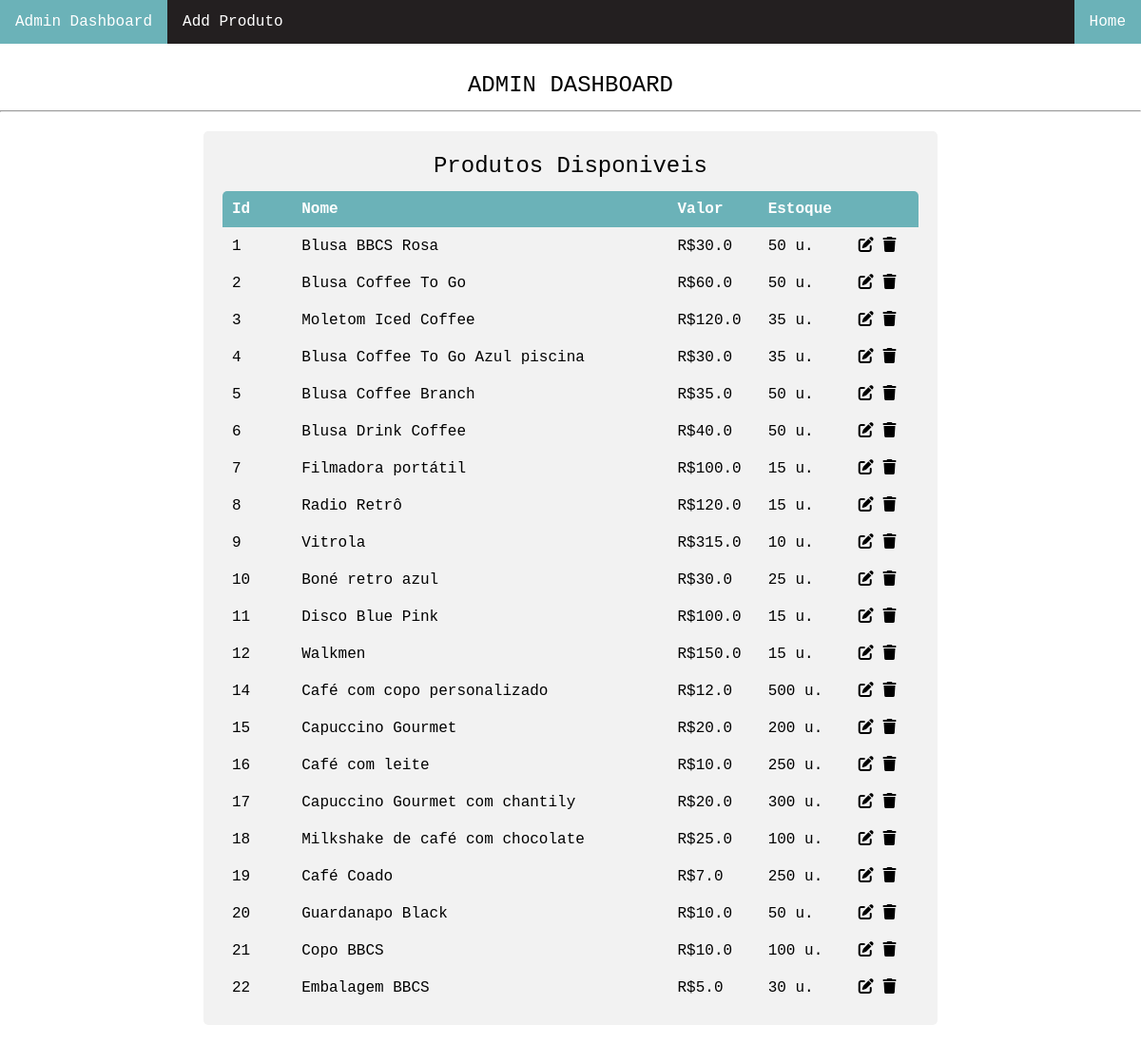
The page /admin on the database its author committed.
### models/tables.py (models this page shows, shortened)
class Produto(db.Model):
    __tablename__ = "produtos"
    id = db.Column(db.Integer, primary_key=True)
    nome = db.Column(db.String(50), unique=True)
    descricao = db.Column(db.String(500))
    valor_unitario = db.Column(db.Float(20))
    categoria = db.Column(db.String(30))
    estoque = db.Column(db.Integer)
    image = db.Column(db.String(100))

### controller/rotas.py (the view)
@app.route('/admin', methods=['GET'])
def admin():
    produtos = Produto.query.all()
    produtos_em_estoque = Produto.query.filter(Produto.estoque > 0).count()
    return render_template('admin/admin.html', produtos=produtos, produtos_em_estoque=produtos_em_estoque)

### templates/admin/admin.html (shortened to what this page needs)
<!DOCTYPE html>
<html lang="en">
<head>
    <link href="../../static/css/newcss.css" rel="stylesheet">
</head>
<body>
  <div  id="horizontal">
    <ul>
      <li><a href="{{ url_for('admin') }}">Admin Dashboard</a></li>
      <li><a href="{{ url_for('addproduto') }}">Add Produto</a></li>
      <li style="float:right"><a class="cart" href="{{ url_for('home') }}">Home</a></li>
    </ul>
  </div>
{% block content %}
    <span class="titulo" style="text-align: center;margin-top: 30px">ADMIN DASHBOARD</span>
    <hr>
    <div  class="divform">
      <span class="titulo" style="text-align: center">Produtos Disponiveis</span>
        <table>
            <tr>
              <th style="border-radius: 5px 0 0 0" class="idd">Id</th>
              <th>Nome</th>
              <th class="vinte">Valor</th>
              <th class="vinte">Estoque</th>
              <th style="border-radius: 0 5px 0 0" class="min"></th>
            </tr>
            {% for produto in produtos %}
              <tr class="lin">
                <td>{{ produto.id }}</td>
                <td>{{ produto.nome }}</td>
                <td>R${{ produto.valor_unitario }}</td>
                <td>{{ produto.estoque }} u.</td>
                <td><a href="{{ url_for('att_produto', idp=produto.id) }}"> <i class="fas fa-edit"></i> </a>
                    <a href="{{ url_for('deletar_produto', idp=produto.id) }}"> <i class="fas fa-trash"></i> </a> </td>
              </tr>
            {% endfor %}
        </table>
    </div>
{% endblock %}
</body>
</html>

### static/css/newcss.css (style rules this page uses)
body { margin: 0; padding: 0; font-family: monospace, monospace; }
#horizontal ul { list-style-type: none; margin: 0; padding: 0; overflow: hidden; background-color: #231f20; }
#horizontal li { float: left; }
#horizontal li a { display: block; color: white; text-align: center; padding: 14px 16px; text-decoration: none; }
.cart { background-color: #6bb2b8; }
a { text-decoration: none; }
table { border-collapse: collapse; width: 100%; }
.idd { width: 10%; }
.vinte { width: 13%; }
.min { width: 10%; text-align: left; }
th, td { text-align: left; padding: 10px; }
th { background-color: #6bb2b8; color: white; }
.titulo { font-size: 1.5em; font-style: inherit; display: block; text-align: center; margin-top: 3px; margin-bottom: 13px; }
.divform { width: 61%; margin: 20px auto; border-radius: 5px; background-color: #f2f2f2; padding: 20px; }

### templates/admin/admin.html (style rules this page uses)
.fa-trash { color: #000000; }
.fa-edit { color: #000000; }

### rows shown on the page
Produto: id "1", nome "Blusa BBCS Rosa", valor_unitario "30.0", estoque "50"
Produto: id "2", nome "Blusa Coffee To Go", valor_unitario "60.0", estoque "50"
Produto: id "3", nome "Moletom Iced Coffee", valor_unitario "120.0", estoque "35"
Produto: id "4", nome "Blusa Coffee To Go Azul piscina", valor_unitario "30.0", estoque "35"
Produto: id "5", nome "Blusa Coffee Branch", valor_unitario "35.0", estoque "50"
Produto: id "6", nome "Blusa Drink Coffee", valor_unitario "40.0", estoque "50"
Produto: id "7", nome "Filmadora portátil", valor_unitario "100.0", estoque "15"
Produto: id "8", nome "Radio Retrô", valor_unitario "120.0", estoque "15"
Produto: id "9", nome "Vitrola", valor_unitario "315.0", estoque "10"
Produto: id "10", nome "Boné retro azul", valor_unitario "30.0", estoque "25"
Produto: id "11", nome "Disco Blue Pink", valor_unitario "100.0", estoque "15"
Produto: id "12", nome "Walkmen", valor_unitario "150.0", estoque "15"
Produto: id "14", nome "Café com copo personalizado", valor_unitario "12.0", estoque "500"
Produto: id "15", nome "Capuccino Gourmet", valor_unitario "20.0", estoque "200"
Produto: id "16", nome "Café com leite", valor_unitario "10.0", estoque "250"
Produto: id "17", nome "Capuccino Gourmet com chantily", valor_unitario "20.0", estoque "300"
Produto: id "18", nome "Milkshake de café com chocolate", valor_unitario "25.0", estoque "100"
Produto: id "19", nome "Café Coado", valor_unitario "7.0", estoque "250"
Produto: id "20", nome "Guardanapo Black", valor_unitario "10.0", estoque "50"
Produto: id "21", nome "Copo BBCS", valor_unitario "10.0", estoque "100"
Produto: id "22", nome "Embalagem BBCS", valor_unitario "5.0", estoque "30"
